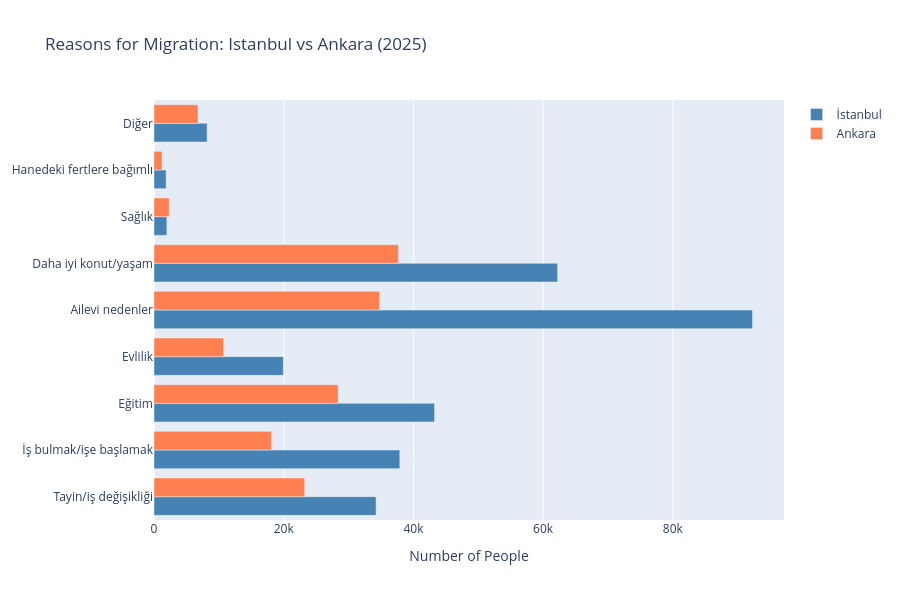

Notebook code cell kept with this figure:
### Code cell
import plotly.graph_objects as go

istanbul = df[df["İl"] == "İstanbul"].iloc[0][2:]
ankara = df[df["İl"] == "Ankara"].iloc[0][2:]

drop_cols = ["Bilinmeyen", "Sütun12", "Sütun13"]
istanbul = istanbul.drop(drop_cols)
ankara = ankara.drop(drop_cols)

fig = go.Figure()
fig.add_trace(go.Bar(
    y=istanbul.index,
    x=istanbul.values,
    name="İstanbul",
    orientation="h",
    marker_color="steelblue"
))
fig.add_trace(go.Bar(
    y=ankara.index,
    x=ankara.values,
    name="Ankara",
    orientation="h",
    marker_color="coral"
))
fig.update_layout(
    title="Reasons for Migration: Istanbul vs Ankara (2025)",
    xaxis_title="Number of People",
    barmode="group",
    height=600
)
fig.show()

### Figure 1 — Plotly figure (JSON) as saved in the notebook; plotly's stock layout.template omitted (floating-point values rounded to 4 significant figures)
{"data": [{"marker": {"color": "steelblue"}, "name": "İstanbul", "orientation": "h", "type": "bar", "x": [34241, 37900, 43258, 19944, 92280, 62225, 1982, 1872, 8189], "y": ["Tayin/iş değişikliği", "İş bulmak/işe başlamak", "Eğitim", "Evlilik", "Ailevi nedenler", "Daha iyi konut/yaşam", "Sağlık", "Hanedeki fertlere bağımlı", "Diğer"]}, {"marker": {"color": "coral"}, "name": "Ankara", "orientation": "h", "type": "bar", "x": [23230, 18083, 28383, 10720, 34773, 37681, 2332, 1237, 6779], "y": ["Tayin/iş değişikliği", "İş bulmak/işe başlamak", "Eğitim", "Evlilik", "Ailevi nedenler", "Daha iyi konut/yaşam", "Sağlık", "Hanedeki fertlere bağımlı", "Diğer"]}], "layout": {"barmode": "group", "height": 600, "title": {"text": "Reasons for Migration: Istanbul vs Ankara (2025)"}, "xaxis": {"title": {"text": "Number of People"}}}}
